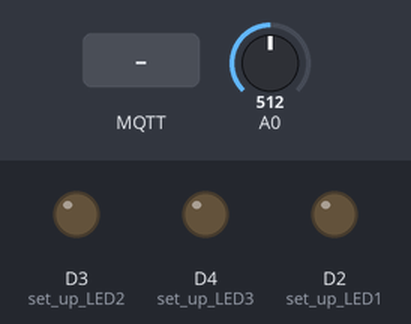
A sketch run on a simulated ESP8266 (NodeMCU). Parts: output pins drawn as LEDs (lit = HIGH). The test bench sets the inputs (shaded band); at power-on: A0 = 512. WiFi joins after 1.5 s; servers stay silent unless stated; random numbers use the default seed unless the sketch sets one; no MQTT or app messages arrive unless stated; what the sketch prints to the serial monitor is not drawn.

Above: at 2.7 s.
2.8 s: MQTT message "button1 is pressed" arrives on the first subscribed topic
At 5.0 s:
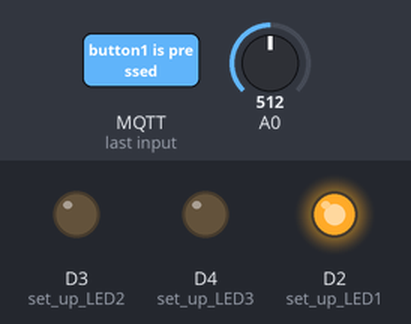
5.3 s: MQTT message "button2 is pressed" arrives on the first subscribed topic
At 6.9 s:
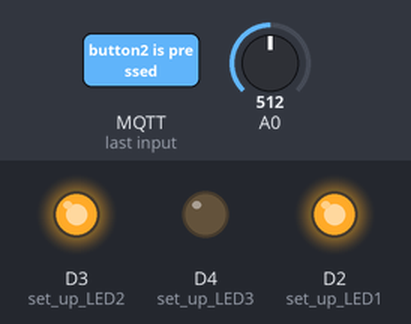
7.6 s: MQTT message "button3 is pressed" arrives on the first subscribed topic
At 9.6 s:
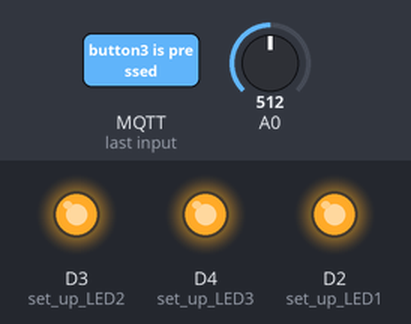
9.9 s: MQTT message "button1 is pressed" arrives on the first subscribed topic
At 11.7 s:
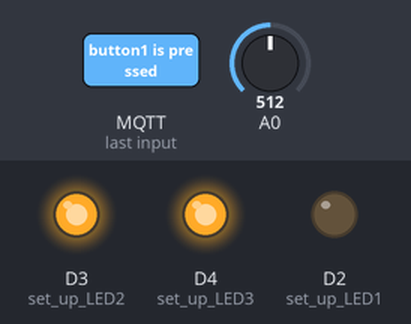
12.3 s: MQTT message "button2 is pressed" arrives on the first subscribed topic
At 13.6 s:
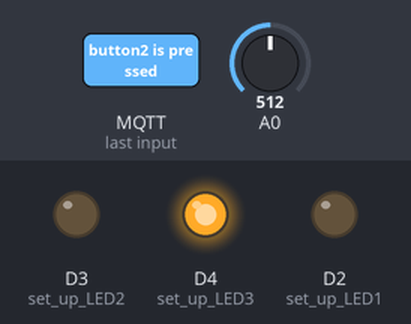
Timing chart, 0 to 15.3 s (numbered marks = the images above; inputs shaded):
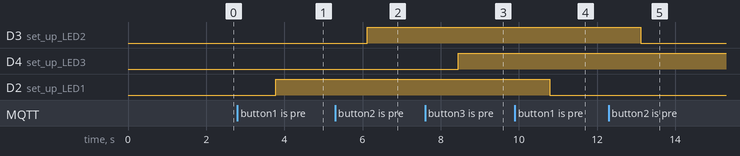

Measured:
- after the input at 2.8 s, D2 (set_up_LED1): LOW → HIGH after 0.98 s
- after the input at 5.3 s, D3 (set_up_LED2): LOW → HIGH after 0.82 s
- after the input at 7.6 s, D4 (set_up_LED3): LOW → HIGH after 0.85 s
- after the input at 9.9 s, D2 (set_up_LED1): HIGH → LOW after 0.89 s
- after the input at 12.3 s, D3 (set_up_LED2): HIGH → LOW after 0.82 s

The sketch:

Esp8266_mqtt_hivemq.ino
```cpp
/*
  Name:       Shubham Anil Khangar
  Class:      M.Sc. (Electronics Science)
  University: Savitribai Phule Pune University
*/

// adding the required libraries here
#ifdef ESP8266
 #include <ESP8266WiFi.h>
 #else
 #include <WiFi.h>
#endif

//#include<DHT.h>
#include <ArduinoJson.h>
#include <PubSubClient.h>
#include <WiFiClientSecure.h>

/**** DHT11 sensor Settings *******/
//DHT dht(D1,DHT11);

/**** LED Settings *******/
int ledstate1;
int ledstate2;
int ledstate3;

String data = ""; //global variable to store the sensors data

/****** WiFi Connection Details *******/
const char* ssid = "Shubham";
const char* password = "876543210";

/******* MQTT Broker Connection Details *******/
const char* mqtt_server   = "f27f91e6d8b24d02a7157ea968dd6c9d.s2.eu.hivemq.cloud";
const char* mqtt_username = "proj***";
const char* mqtt_password = "Proje***";
const int mqtt_port       = 8883;

/**** Secure WiFi Connectivity Initialisation *****/
WiFiClientSecure espClient;


/**** MQTT Client Initialisation Using WiFi Connection *****/
PubSubClient client(espClient);

unsigned long lastMsg = 0;
#define MSG_BUFFER_SIZE (50)
char msg[MSG_BUFFER_SIZE];

//function declaration
void publishMessage(const char* topic, String payload , boolean retained);
void ledcheck(void);


/****** root certificate *********/

static const char *root_ca PROGMEM = R"EOF(
-----BEGIN CERTIFICATE-----
MIIFazCCA1OgAwIBAgIRAIIQz7DSQONZRGPgu2OCiwAwDQYJKoZIhvcNAQELBQAw
TzELMAkGA1UEBhMCVVMxKTAnBgNVBAoTIEludGVybmV0IFNlY3VyaXR5IFJlc2Vh
cmNoIEdyb3VwMRUwEwYDVQQDEwxJU1JHIFJvb3QgWDEwHhcNMTUwNjA0MTEwNDM4
WhcNMzUwNjA0MTEwNDM4WjBPMQswCQYDVQQGEwJVUzEpMCcGA1UEChMgSW50ZXJu
ZXQgU2VjdXJpdHkgUmVzZWFyY2ggR3JvdXAxFTATBgNVBAMTDElTUkcgUm9vdCBY
MTCCAiIwDQYJKoZIhvcNAQEBBQADggIPADCCAgoCggIBAK3oJHP0FDfzm54rVygc
h77ct984kIxuPOZXoHj3dcKi/vVqbvYATyjb3miGbESTtrFj/RQSa78f0uoxmyF+
0TM8ukj13Xnfs7j/EvEhmkvBioZxaUpmZmyPfjxwv60pIgbz5MDmgK7iS4+3mX6U
A5/TR5d8mUgjU+g4rk8Kb4Mu0UlXjIB0ttov0DiNewNwIRt18jA8+o+u3dpjq+sW
T8KOEUt+zwvo/7V3LvSye0rgTBIlDHCNAymg4VMk7BPZ7hm/ELNKjD+Jo2FR3qyH
B5T0Y3HsLuJvW5iB4YlcNHlsdu87kGJ55tukmi8mxdAQ4Q7e2RCOFvu396j3x+UC
B5iPNgiV5+I3lg02dZ77DnKxHZu8A/lJBdiB3QW0KtZB6awBdpUKD9jf1b0SHzUv
KBds0pjBqAlkd25HN7rOrFleaJ1/ctaJxQZBKT5ZPt0m9STJEadao0xAH0ahmbWn
OlFuhjuefXKnEgV4We0+UXgVCwOPjdAvBbI+e0ocS3MFEvzG6uBQE3xDk3SzynTn
jh8BCNAw1FtxNrQHusEwMFxIt4I7mKZ9YIqioymCzLq9gwQbooMDQaHWBfEbwrbw
qHyGO0aoSCqI3Haadr8faqU9GY/rOPNk3sgrDQoo//fb4hVC1CLQJ13hef4Y53CI
rU7m2Ys6xt0nUW7/vGT1M0NPAgMBAAGjQjBAMA4GA1UdDwEB/wQEAwIBBjAPBgNV
HRMBAf8EBTADAQH/MB0GA1UdDgQWBBR5tFnme7bl5AFzgAiIyBpY9umbbjANBgkq
hkiG9w0BAQsFAAOCAgEAVR9YqbyyqFDQDLHYGmkgJykIrGF1XIpu+ILlaS/V9lZL
ubhzEFnTIZd+50xx+7LSYK05qAvqFyFWhfFQDlnrzuBZ6brJFe+GnY+EgPbk6ZGQ
3BebYhtF8GaV0nxvwuo77x/Py9auJ/GpsMiu/X1+mvoiBOv/2X/qkSsisRcOj/KK
NFtY2PwByVS5uCbMiogziUwthDyC3+6WVwW6LLv3xLfHTjuCvjHIInNzktHCgKQ5
ORAzI4JMPJ+GslWYHb4phowim57iaztXOoJwTdwJx4nLCgdNbOhdjsnvzqvHu7Ur
TkXWStAmzOVyyghqpZXjFaH3pO3JLF+l+/+sKAIuvtd7u+Nxe5AW0wdeRlN8NwdC
jNPElpzVmbUq4JUagEiuTDkHzsxHpFKVK7q4+63SM1N95R1NbdWhscdCb+ZAJzVc
oyi3B43njTOQ5yOf+1CceWxG1bQVs5ZufpsMljq4Ui0/1lvh+wjChP4kqKOJ2qxq
4RgqsahDYVvTH9w7jXbyLeiNdd8XM2w9U/t7y0Ff/9yi0GE44Za4rF2LN9d11TPA
mRGunUHBcnWEvgJBQl9nJEiU0Zsnvgc/ubhPgXRR4Xq37Z0j4r7g1SgEEzwxA57d
emyPxgcYxn/eR44/KJ4EBs+lVDR3veyJm+kXQ99b21/+jh5Xos1AnX5iItreGCc=
-----END CERTIFICATE-----
)EOF";

/************Connect to WiFi ***********/
void setup_wifi()
{
  delay(10);
  Serial.print("\nConnecting to ");
  Serial.println(ssid);

  WiFi.mode(WIFI_STA);
  WiFi.begin(ssid, password);

  while (WiFi.status() != WL_CONNECTED) {
    delay(500);
    Serial.print(".");
  }
  randomSeed(micros());
  Serial.println("\nWiFi connected\nIP address: ");
  Serial.println(WiFi.localIP()); //prints local IP address
}

/************* Connect to MQTT Broker ***********/
void reconnect() {
  // Loop until we're reconnected
  while (!client.connected()) {
    Serial.print("Attempting MQTT connection...");
    String clientId = "ESP8266Client-";   // Create a random client ID
    clientId += String(random(0xffff), HEX);
    // Attempt to connect
    if (client.connect(clientId.c_str(), mqtt_username, mqtt_password))
     {
      Serial.println("connected with broker\n");
      //resubsription of the topics
      //client.subscribe("survey");
      client.subscribe("buttonReq");
      delay(500);
      Serial.println("subscribed buttonReq from broker\n");
      ledcheck();
      delay(500);
      // preparing to send the survey responce to the mqtt broker
      DynamicJsonDocument doc(1024);
         if(ledstate1)//led1
         {
          doc["led1"] = "ON";
         }
         else
         {
          doc["led1"] = "OFF";
         }

         if(ledstate2)//led2
         {
          doc["led2"] = "ON";
         }
         else
         {
          doc["led2"] = "OFF";
         }

        if(ledstate3)//led3
         {
          doc["led3"] = "ON";
         }
         else
         {
          doc["led3"] = "OFF";
         }

         doc["sensor"] = String(data);

        char mqtt_message[128];
        serializeJson(doc, mqtt_message); //converting to the json format
        Serial.print(mqtt_message);
        publishMessage("survey", mqtt_message, true); //publishing to the specified topic
        Serial.print("data published to survey topic\n");
     }

    else
    {
      Serial.print("failed, rc=");
      Serial.print(client.state());
      Serial.println(" try again in 5 seconds");   // Wait 5 seconds before retrying
      delay(5000);
    }
  }
}

/********** Call back Method for Receiving MQTT messages and Switching LED ********/

void callback(char* topic, byte* payload, unsigned int length) {
  String incommingMessage = "";
  for (int i = 0; i < length; i++)
  incommingMessage+=(char)payload[i];
  Serial.println("Message arrived ["+String(topic)+"]"+incommingMessage);

  //_____Processing incomming message__________________________________

    /*if( strcmp(topic,"project") == 0)
    {
     if (incommingMessage.equals("1"))
     { digitalWrite(LED_BUILTIN, HIGH);   // Turn the LED on
       float humidity = dht.readHumidity();
       float temperature = dht.readTemperature();
          DynamicJsonDocument doc(1024);
          doc["deviceId"] = "NodeMCU";
          doc["siteId"] = "My Demo Lab";
          doc["humidity"] = humidity;
          doc["temperature"] = temperature;
          char mqtt_message[128];
          serializeJson(doc, mqtt_message);
        publishMessage("project", mqtt_message, true);
     }*/

       if (incommingMessage.equals("button1 is pressed"))
       { Serial.println("incomming button 1");
        ledcheck();
         delay(500);
         ledstate1 = (ledstate1 == LOW) ? HIGH : LOW;
         digitalWrite(D2, ledstate1);
         DynamicJsonDocument doc(1024);
         if(ledstate1)
         {
          doc["led1"] = "ON";
         }
         else
         {
          doc["led1"] = "OFF";
         }

         if(ledstate2)
         {
          doc["led2"] = "ON";
         }
         else
         {
          doc["led2"] = "OFF";
         }

        if(ledstate3)
         {
          doc["led3"] = "ON";
         }
         else
         {
          doc["led3"] = "OFF";
         }
         doc["sensor"] = String(data);
        char mqtt_message[128];
        serializeJson(doc, mqtt_message);
        publishMessage("buttonRes", mqtt_message, true);
       }

       else if (incommingMessage.equals("button2 is pressed"))
       { Serial.println("incomming button 2");
         ledcheck();
         delay(500);
         ledstate2 = (ledstate2 == LOW) ? HIGH : LOW;
         digitalWrite(D3, ledstate2);
         DynamicJsonDocument doc(1024);
        if(ledstate1)
         {
          doc["led1"] = "ON";
         }
         else
         {
          doc["led1"] = "OFF";
         }

         if(ledstate2)
         {
          doc["led2"] = "ON";
         }
         else
         {
          doc["led2"] = "OFF";
         }

        if(ledstate3)
         {
          doc["led3"] = "ON";
         }
         else
         {
          doc["led3"] = "OFF";
         }
         doc["sensor"] = String(data);
        char mqtt_message[128];
        serializeJson(doc, mqtt_message);
        publishMessage("buttonRes", mqtt_message, true);
       }

       else if (incommingMessage.equals("button3 is pressed"))
       { Serial.println("incomming button 3");
         ledcheck();
         delay(500);
         ledstate3 = (ledstate3 == LOW) ? HIGH : LOW;
         digitalWrite(D4, ledstate3); //toggling led
         DynamicJsonDocument doc(1024);
         if(ledstate1)
         {
          doc["led1"] = "ON";
         }
         else
         {
          doc["led1"] = "OFF";
         }

         if(ledstate2)
         {
          doc["led2"] = "ON";
         }
         else
         {
          doc["led2"] = "OFF";
         }

        if(ledstate3)
         {
          doc["led3"] = "ON";
         }
         else
         {
          doc["led3"] = "OFF";
         }
         doc["sensor"] = String(data);
        char mqtt_message[128];
        serializeJson(doc, mqtt_message);
        publishMessage("buttonRes", mqtt_message, true);
       }
  }


/******** Method for Publishing MQTT Messages **************/
void publishMessage(const char* topic, String payload , boolean retained){
  if (client.publish(topic, payload.c_str(), true))
      Serial.println("Message publised ["+String(topic)+"]: "+payload);
}

/******* Application Initialisation Function ******/
void setup() {
  pinMode(D2, OUTPUT); //set up LED1
  pinMode(D3, OUTPUT); //set up LED2
  pinMode(D4, OUTPUT); //set up LED3
  //dht.begin();         //activating dht11
  Serial.begin(9600);
  while (!Serial) delay(1);
  setup_wifi();    //to connect with wifi network
  #ifdef ESP8266
    espClient.setInsecure();
  #else
    espClient.setCACert(root_ca);           // enable this line and the the "certificate" code for secure connection
  #endif
  client.setServer(mqtt_server, mqtt_port); // establishing the connection with mqtt server
  client.setCallback(callback);             //setting the callback function to execute whenever the message from mqtt server recieves
}


/******** Main Function *************/
void loop()
{
  if (!client.connected()) reconnect(); // check if client is connected
  client.loop();
  delay(500);
  int adcStep = analogRead(A0);
  float adcVolt = adcStep*0.00322265625;
       adcVolt = adcVolt*1000;
  float temperature = adcVolt/10;
  data = "Tempr"+(String)temperature;
  //float h=dht.readHumidity();
  //delay(100);
  //float t=dht.readTemperature();
  delay(100);
  //data = "HUM"+(String)h+"_"+"TEMP"+(String)t;
}


void ledcheck(void)
{
 ledstate1 = digitalRead(D2);
 ledstate2 = digitalRead(D3);
 ledstate3 = digitalRead(D4);
}
```
